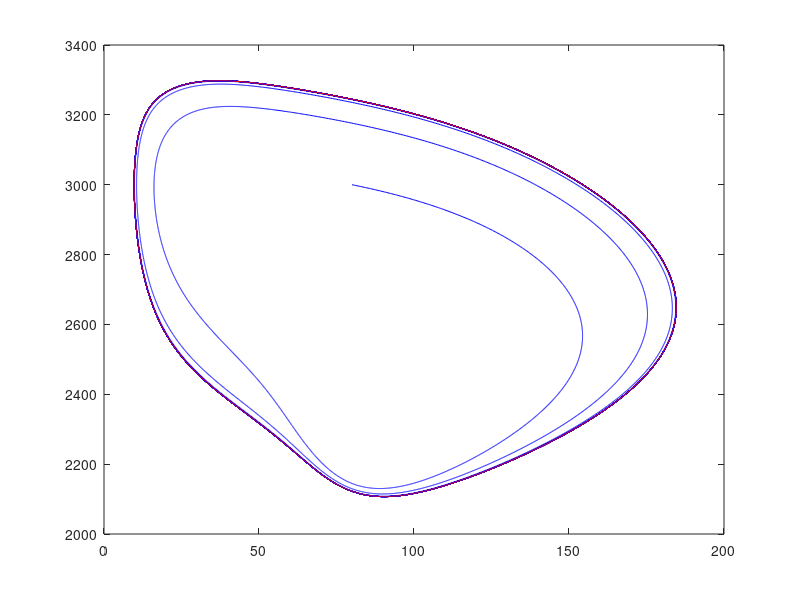

Reproduce this figure in MATLAB.
%% compute the limit cycle in two dimension

clear,clc;
tic

%% initialization
mu = 250;
b = 4;
theta = 5;
c_x = 57;
c_p = 110;
nu = 0;
y0 = 2000;
gama = 4;
f_0 = 0.694;
c_f = 43.9;
beta = 1.70;

%% carbon system: vector filed (f,g)
f = @(x,y)    [mu*(1-b*x^gama/(x^gama+c_p^gama)-theta*(1-x^gama/(x^gama+c_x^gama))-nu)+y-y0]*f_0*x^beta/(x^beta+c_f^beta);
g = @(x,y)    mu*(1-b*x^gama/(x^gama+c_p^gama)+theta*(1-x^gama/(x^gama+c_x^gama))+nu)-y+y0;

%% Compute the trajectory using Euler scheme
T = 100;
N = 1e5;
dt = T/N;
t = 0 : dt: T;
%83.5819254216627;2290.50827400743
%[83.6339868155324;2290.44660430012]

 x(1) =80;
 y(1) =3000;
%92.6715592143817;2281.91346961487
for i = 1 : N
    x(i+1) = x(i) + f(x(i),y(i))*dt;
    y(i+1) = y(i) + g(x(i),y(i))*dt;
end
  plot(x,y,'b')
  hold on
  stable=[x(1:5000);y(1:5000)];
%  plot(t,x,'r');hold on
%  plot(t,y,'g')
p = 1;
LCV(1,1) = x(end);
LCV(2,1) = y(end);
while p > 0 || i==0
    i = i - 1;
    LCV(1,N-i) = x(i+1);
    LCV(2,N-i) = y(i+1);
    if norm(LCV(:,1)-LCV(:,N-i))<5 && t(end)-t(i)>0.5
       p = 0;
    end
end
LCV(:,N-i+1)=[x(end);y(end)];
plot(LCV(1,:),LCV(2,:),'r')
%save('LimitCycle.txt','u','-ascii','-double');
%save('LimitCycle_value_nu=0.67.mat','LCV');
toc